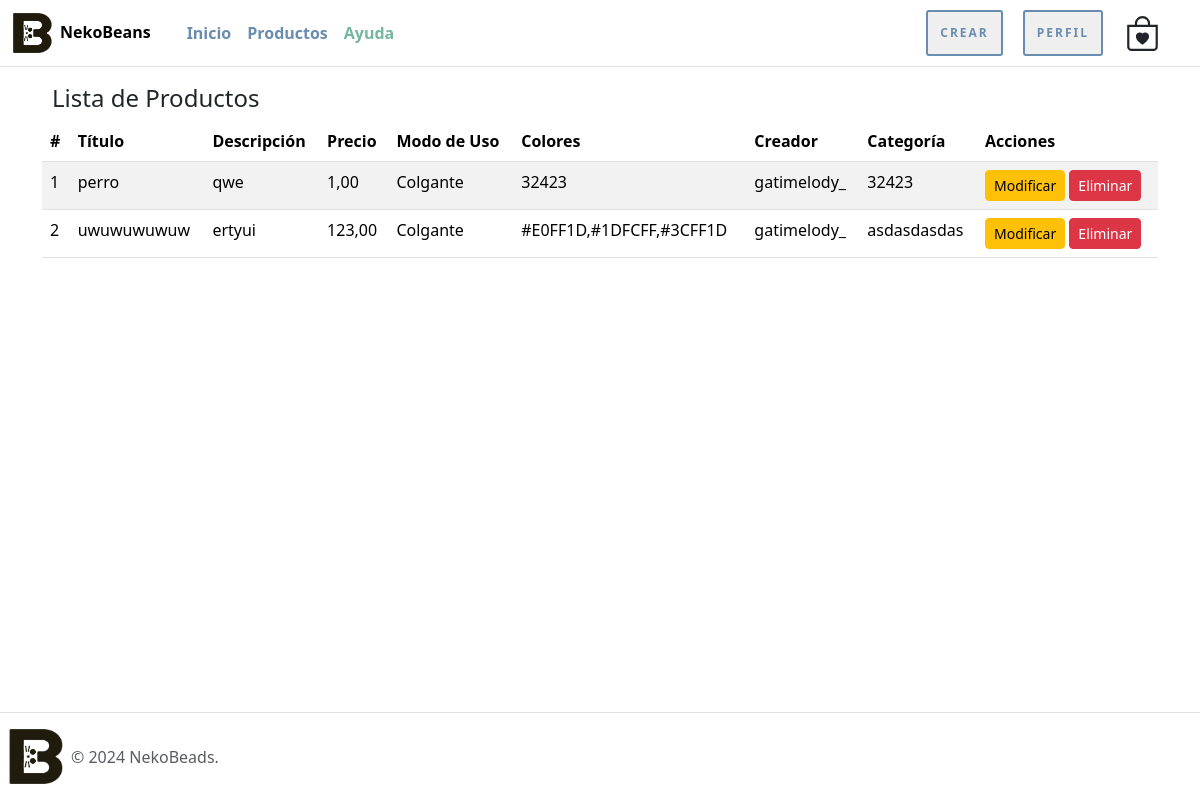
Before: /listar-productos/ (signed in) with the older database file.
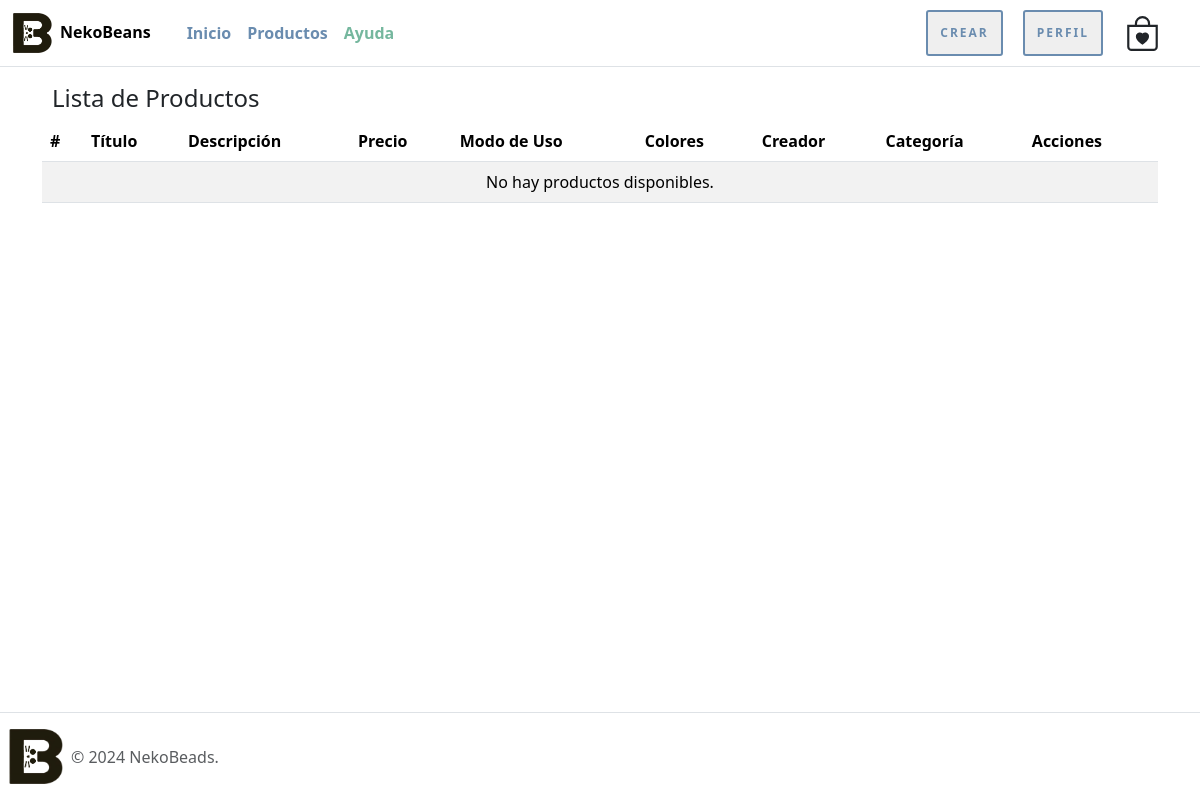
After: the same page with the newer database file.
### nekoBeansWeb/models.py (models this page shows, shortened)
class Producto(models.Model):
    titulo = models.CharField(max_length=20)
    descripcion = models.CharField(max_length=100)
    precio = models.DecimalField(max_digits=10, decimal_places=2)
    tipo_modo_uso = models.IntegerField(choices=tipo_uso, default=1)
    colores = models.CharField(max_length=200)
    creador = models.CharField(max_length=20)
    categoria = models.CharField(max_length=20)
    imagen = models.ImageField(upload_to="productos", null=True)
    @property
    def nombre_modo_uso(self):
        return dict(tipo_uso).get(self.tipo_modo_uso, "Desconocido")

### nekoBeansWeb/views.py (the view)
# urls.py: path('listar-productos/', listar_productos, name='listar_productos'),
@permission_required('nekoBeansWeb.view_producto')
def listar_productos(request):
    productos = Producto.objects.all()
    data = {
        'productos': productos
    }
    return render(request, 'nekoBeansWeb/producto/listar.html', data)

### nekoBeansWeb/templates/nekoBeansWeb/producto/listar.html (shortened to what this page needs)
{% extends 'nekoBeansWeb/narvar_footer.html' %}
{% load static %}
{% block contenido %}
<div class="container mt-4">
    <div class="row">
        <div class="col-md-12">
            <h4 class="espacio-titulos">Lista de Productos</h4>
            <div class="table-responsive">
                <table class="table table-hover table-striped">
                    <thead class="thead-dark">
                        <tr>
                            <th scope="col">#</th>
                            <th scope="col">Título</th>
                            <th scope="col">Descripción</th>
                            <th scope="col">Precio</th>
                            <th scope="col">Modo de Uso</th>
                            <th scope="col">Colores</th>
                            <th scope="col">Creador</th>
                            <th scope="col">Categoría</th>
                            <th scope="col">Acciones</th>
                        </tr>
                    </thead>
                    <tbody>
                        {% for producto in productos %}
                            <tr>
                                <td>{{ forloop.counter }}</td>
                                <td>{{ producto.titulo }}</td>
                                <td>{{ producto.descripcion }}</td>
                                <td>{{ producto.precio }}</td>
                                <td>{{ producto.nombre_modo_uso }}</td>
                                <td>{{ producto.colores }}</td>
                                <td>{{ producto.creador }}</td>
                                <td>{{ producto.categoria }}</td>
                                <td>
                                    <a href="{% url 'modificar_producto' producto.id %}" class="btn btn-sm btn-warning">Modificar</a>
                                    <a href="{% url 'eliminar_producto' producto.id %}" class="btn btn-sm btn-danger delete-btn">Eliminar</a>
                                </td>
                            </tr>
                        {% empty %}
                            <tr>
                                <td colspan="9" class="text-center">No hay productos disponibles.</td>
                            </tr>
                        {% endfor %}
                    </tbody>
                </table>
            </div>
        </div>
    </div>
</div>
{% endblock %}

### nekoBeansWeb/templates/nekoBeansWeb/narvar_footer.html (shortened to what this page needs)
<!DOCTYPE html>
<html lang="en">
<head>
    {% load static %}
    <link href="https://cdn.jsdelivr.net/npm/bootstrap@5.3.3/dist/css/bootstrap.min.css" rel="stylesheet"
>
    <link rel="stylesheet" href="{% static 'nekoBeansWeb/css/stiloPag.css' %}">
</head>
<body class="d-flex flex-column min-vh-100">
    <nav class="navbar navbar-expand-md border-bottom border-body fixed-top efecanrvar">
        <div class="container-fluid">
            <div class="d-flex align-items-center">
                <a class="navbar-brand d-flex align-items-center" href="{% url 'inicio'%}">
                    <img src="{% static 'nekoBeansWeb/photos/imagenes_NekoBeans/icon_logo/logo.png'%}" alt="icon" width="40" height="40">
                    <span class="fw-bold mb-0 h6 ms-2">NekoBeans</span>
                </a>
            </div>
            <div class="collapse navbar-collapse container-fluid" id="navbarNav">
                <ul class="navbar-nav mb-2 mb-sm-0">
                    <li class="nav-item">
                        <a class="nav-link colortextnarvar" href="{% url 'inicio'%}">Inicio</a>
                    </li>
                    <li class="nav-item">
                        <a class="nav-link colortextnarvar" href="{% url 'productos'%}">Productos</a>
                    </li>
                    <li class="nav-item">
                        <a class="nav-link colortextnarvarapartado" href="{% url 'inicio'%}#ayuda">Ayuda</a>
                    </li>
                </ul>
                <div class="ms-auto d-flex align-items-center">
                    <div class="d-flex align-items-center">
                        {% if perms.nekoBeansWeb.add_producto %}
                        <a class="nav-link me-4" href="{% url 'crear_producto'%}">
                            <button class="btnlogin">Crear</button>
                        </a>
                        {% else %}
                        <a class="nav-link me-4" href="{% url 'inicio'%}#crear">
                            <button class="btnlogin">Crear</button>
                        </a>
                        {% endif %}
                    </div>
                    <div class="d-flex align-items-center">
                        {% if user.is_authenticated %}
                        <a class="nav-link me-4" href="{% url 'perfil'%}">
                            <button class="btnlogin">Perfil</button>
                        </a>
                        {% else %}
                            <a class="nav-link me-4" href="{% url 'login'%}">
                                <button class="btnlogin">Iniciar sesión</button>
                            </a>
                        {% endif %}
                    </div>
                    <div class="d-flex align-items-center">
                        <a class="nav-link me-3" href="{% url 'carrito'%}">
                        </a>
                    </div>
                </div>
            </div>
        </div>
    </nav>
    <main class="flex-fill">
        {% block contenido %}
        {% endblock %}
    </main>
    <footer class="d-flex flex-wrap justify-content-between align-items-center py-3 mt-4 border-top">
        <div class="col-md-4 d-flex align-items-center">
            <a href="#" class="mb-3 me-2 mb-md-0 text-muted text-decoration-none lh-1">
                <img class="ms-2" src="{% static 'nekoBeansWeb/photos/imagenes_NekoBeans/icon_logo/logo.png'%}" alt="icon" width="55" height="55">
            </a>
            <span class="mb-3 mb-md-0 text-muted">© 2024 NekoBeads.</span>
        </div>
    </footer>
</body>
</html>

### nekoBeansWeb/static/nekoBeansWeb/css/stiloPag.css (style rules this page uses)
.efecanrvar { background-color: white; backdrop-filter: blur(10px); -webkit-backdrop-filter: blur(10px); background-color: rgba(255, 255, 255, 0.8); }
.espacio-titulos { max-width: 940px; padding: 60px 10px 0px; }
.colortextnarvar { color: #6A8CAF; font-weight: bold; }
.colortextnarvarapartado { color: #75B79E; font-weight: bold; }
.btnlogin { padding: 1em 1em; border: none; border-radius: 1px; font-weight: bold; letter-spacing: 2px; text-transform: uppercase; cursor: pointer; color: #6A8CAF; transition: all 1000ms; font-size: 12px; position: relative; overflow: hidden; outline: 2px solid #6A8CAF; }
.btnlogin::before { content: ""; position: absolute; left: -50px; top: 0; width: 0; height: 100%; background-color: #75B79E; transform: skewX(45deg); z-index: -1; transition: width 1000ms; }

Changed rows visible on the page:
removed Producto: titulo "perro", descripcion "qwe", precio "1,00", nombre_modo_uso "Colgante", colores "32423", creador "gatimelody_", categoria "32423"
removed Producto: titulo "uwuwuwuwuw", descripcion "ertyui", precio "123,00", nombre_modo_uso "Colgante", colores "#E0FF1D,#1DFCFF,#3CFF1D", creador "gatimelody_", categoria "asdasdasdas"
Other visible differences:
text now shown: "No hay productos disponibles."
